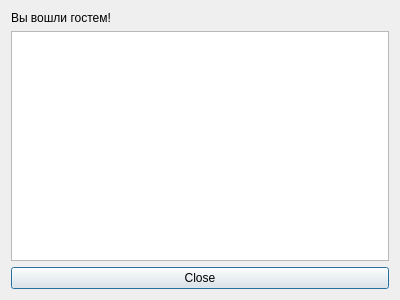
<?xml version="1.0" encoding="UTF-8"?>
<ui version="4.0">
 <class>ThirdPage</class>
 <widget class="QDialog" name="ThirdPage">
  <property name="geometry">
   <rect>
    <x>0</x>
    <y>0</y>
    <width>400</width>
    <height>300</height>
   </rect>
  </property>
  <property name="windowTitle">
   <string>Dialog</string>
  </property>
  <layout class="QGridLayout" name="gridLayout">
   <item row="1" column="0">
    <widget class="QTableView" name="tableView"/>
   </item>
   <item row="2" column="0">
    <widget class="QPushButton" name="close">
     <property name="text">
      <string>Close</string>
     </property>
    </widget>
   </item>
   <item row="0" column="0">
    <widget class="QLabel" name="label">
     <property name="text">
      <string>Вы вошли гостем!</string>
     </property>
    </widget>
   </item>
  </layout>
 </widget>
 <resources/>
 <connections/>
</ui>
